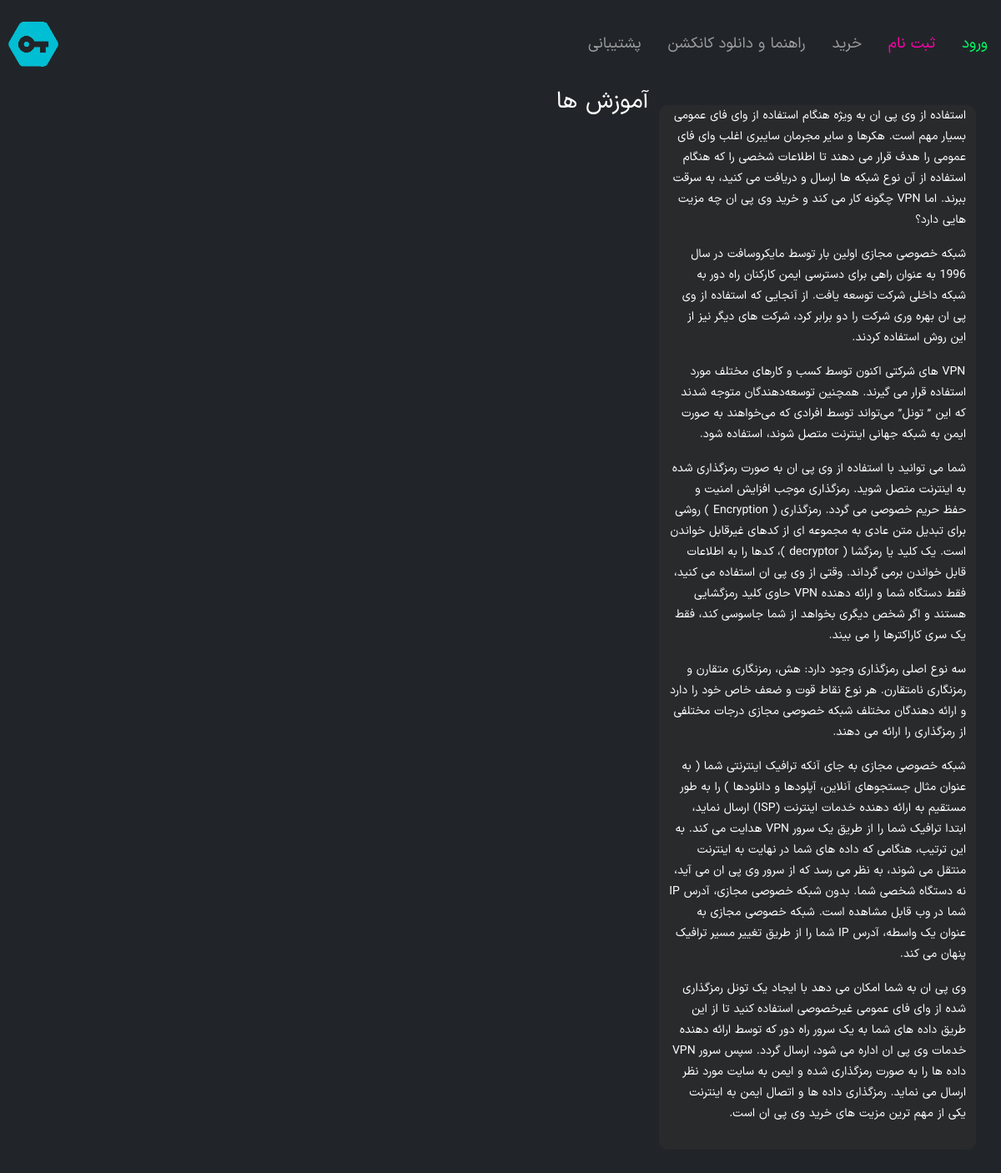
The app's page /helplist, older data.
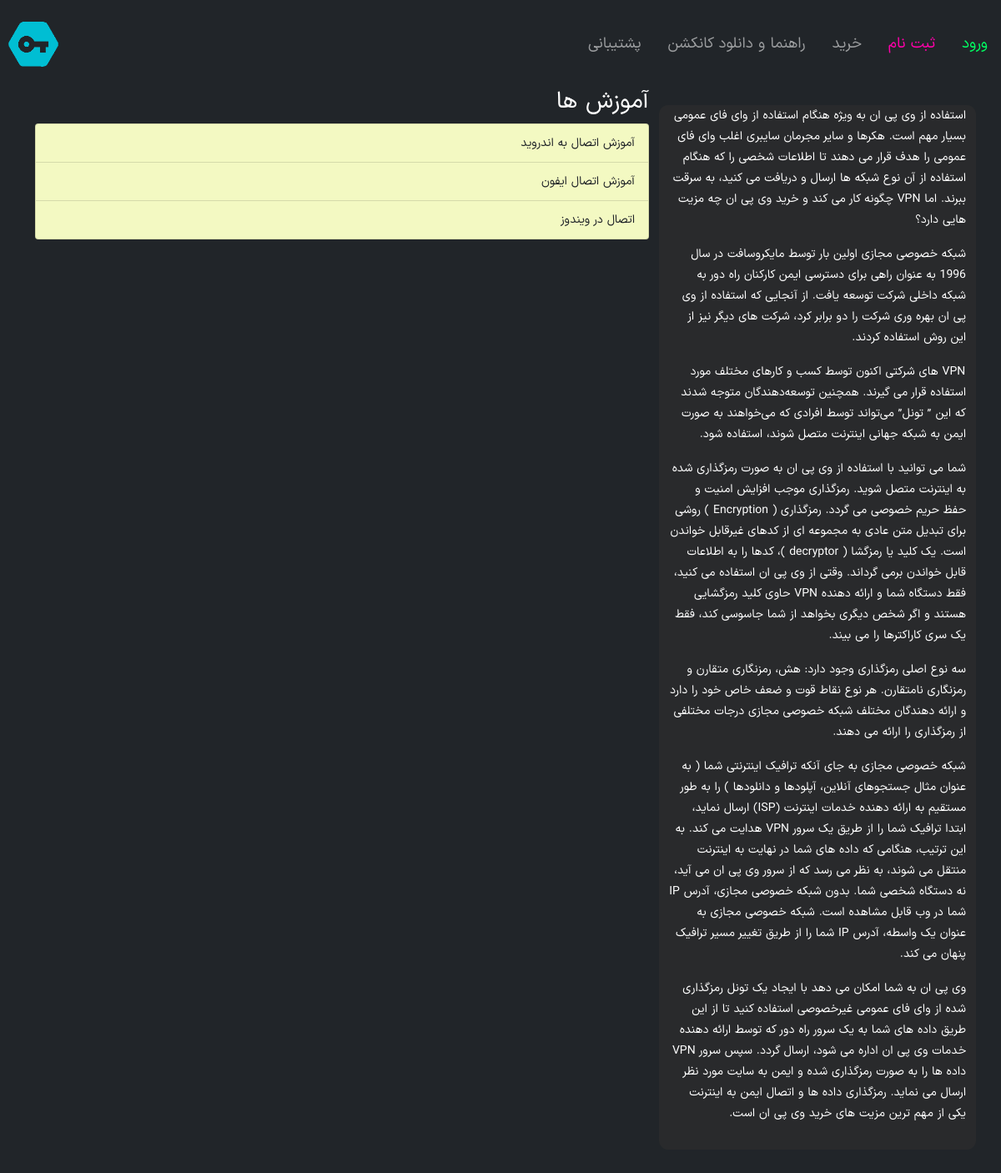
The same page, newer data.
### vpn/models.py (models this page shows, shortened)
class Conf(models.Model):
    title = models.CharField(max_length=150, verbose_name=_("Title"))
    sidebar = RichTextField(verbose_name=_("Sidebar"))
    headtext1 = models.TextField(verbose_name=_("Head Text 1"), null=True, blank=True)
    headtext2 = models.TextField(verbose_name=_("Head Text 2"), null=True, blank=True)
    logo = models.ImageField(upload_to="logo", null=True, blank=True, verbose_name=_("Site Logo"))
    buynote = models.TextField(verbose_name=_("Buy Note"),null=True, blank=True)
    class Meta:
        verbose_name = _("Site Config")
        verbose_name_plural = _("Site Configs")

class Help(models.Model):
    title = models.CharField(max_length=150, verbose_name=_("Title"))
    content = RichTextField(verbose_name=_("Content"))
    image = models.ImageField(upload_to="help", verbose_name=_("Image"), null=True, blank=True)
    file = models.FileField(upload_to="dl", max_length=100, null=True, blank=True, verbose_name=_("File"))
    class Meta:
        verbose_name = _("Help")
        verbose_name_plural = _("Helps")

### vpn/views.py (the view)
# urls.py: path('helplist', HelpListView.as_view(), name='helplist'),
class HelpListView(ListView):
    model = Help

### vpn/context_processors.py (called while the page is built)
def siteAddress(request):
    return {'SITE_ADDRESS': settings.SITE_ADDRESS}

def sideBar(request):
    conf = Conf.objects.last()
    return {'SITECONF': conf}

### vpn/templates/vpn/help_list.html (shortened to what this page needs)
{% extends "base.html" %}
{% load static %}
{% load i18n %}
{% block body %}
    <div class="col-md-8 rtl"  style="text-align:right;">
        <h2>آموزش ها</h2>
        <div class="list-group">
                    {% for help in object_list %}
            <a href="{% url 'vpn:help' pk=help.id %}" class="list-group-item list-group-item-action" style="background-color:#f3f9c2;">{{ help.title }}</a>
        {% endfor %}
</div>
    </div>
    {% include "vpn/sidebar.html" %}
{% endblock body %}

### templates/base.html (shortened to what this page needs)
<!DOCTYPE html>
{% load static %}
<html lang="en">
    <head>
        <link rel="stylesheet"
              href="{% static 'root/css/bootstrap-5.0.2.min.css' %}">
        <link rel="stylesheet" href="{% static 'root/css/main.css' %}">
        <link rel="stylesheet" href="{% static 'root/css/flags32.css' %}">
        <link rel="stylesheet" href="{% static 'root/css/snackbar.css' %}">
    </head>
    <body class="bg-dark">
        {% include "partials/navbar.html" %}
        <div class="container">
            <div class="row">
                {% block body %}
                {% endblock body %}
            </div>
        </div>
</body>
</html>

### templates/partials/navbar.html (shortened to what this page needs)
{% load static %}
{% load i18n %}
<nav class="navbar navbar-expand-md bg-dark navbar-dark">
    <a class="navbar-brand"
       href="{% url 'vpn:home' %}"
       style="margin:0 0 0 10px">
        <img alt="logo"
             class="navbar-brand img-responsive"
             id="logo"
             {% if SITECONF.logo %}
                 src="media/{{ SITECONF.logo }}"
             {% else %}
                 src="{% static 'root/src/logo.png' %}"
             {% endif %}
             style="width:60px" />
    </a>
    <div class="collapse navbar-collapse" id="collapsibleNavbar">
        <ul class="nav navbar-nav ml-auto" dir="rtl">
            {% if not request.user.is_authenticated %}
                <li class="nav-item">
                    <a class="nav-item nav-link px-3"
                       style="color:#00ff62"
                       href="{% url 'accounts:login' %}">ورود</a>
                </li>
                <li class="nav-item">
                    <a class="nav-item nav-link px-3"
                       style="color:#ff00aa"
                       href="{% url 'accounts:register' %}">ثبت نام</a>
                </li>
            {% endif %}
            <li class="nav-item">
                <a class="nav-item nav-link px-3" href="{% url 'vpn:buy' %}">خرید</a>
            </li>
            <li class="nav-item">
                <a class="nav-item nav-link px-3" href="{% url 'vpn:helplist' %}">راهنما و دانلود کانکشن</a>
            </li>
            <li class="nav-item">
                <a class="nav-item nav-link px-3" href="{% url 'vpn:contact' %}">پشتیبانی</a>
            </li>
    </ul>
</div>
</nav>

### vpn/templates/vpn/sidebar.html
<div class="col-md-4 hidden-xs" id="sidebar" dir="rtl">
    <div class="sidebar-section">
        <div class="slider-sections-div">{{ SITECONF.sidebar|safe }}</div>
    </div>
</div>

### static/root/css/main.css (style rules this page uses)
body { background-color: dark; color: #ffffff; font: 14px IranSansX, Tahoma, Arial, sans-serif; line-height: 29px; background-size: cover; background-repeat: no-repeat; }
h2 { font-size: 28px; }
a { text-decoration: underline; color: #ffffff; }
a, a img, img { border: 0; }
.nav { padding-right: 0; padding-left: initial; font-size: 18px; }
.navbar { min-height: 70px; background-image: linear-gradient(dark, dark, dark); border-bottom: 1px solid dark; }
.navbar-nav li { float: right; }
.navbar .navbar-nav li a { padding-top: 0px; padding-bottom: 0px; text-decoration: none; line-height: 90px; color: #FFF; float: right; }
#logo { margin: 0; font-size: 0; line-height: 0; float: left; }
#sidebar { margin-top: 20px; padding-bottom: 15px; background-color: #2e2e2ea4; border-radius: 11px; color: #FFF; font-size: 14px; line-height: 25px; overflow: auto; }
.slider-sections-div { direction: rtl; text-align: right; }
.navbar-nav { margin-left: auto; }

Row changes from the older to the newer data that the page shows:
added Help: title "آموزش اتصال به اندروید"
added Help: title "آموزش اتصال ایفون"
added Help: title "اتصال در ویندوز"
